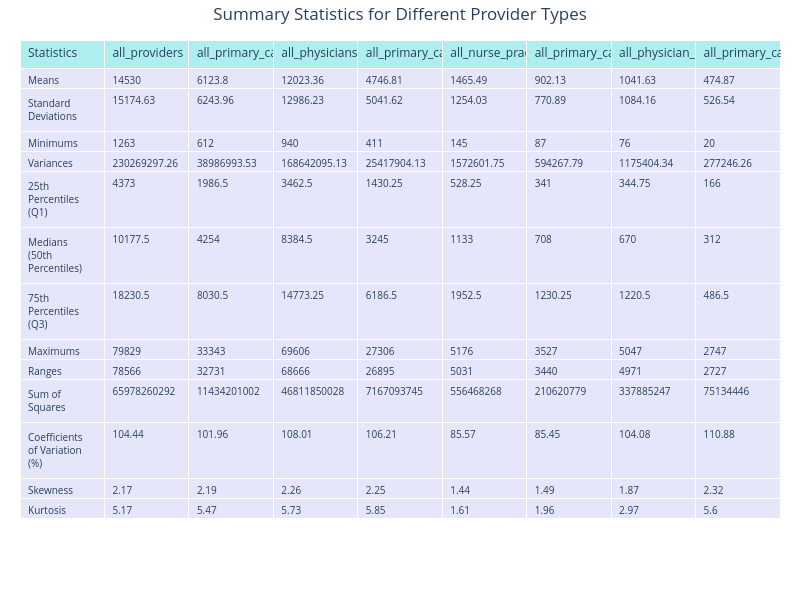

The code cell stored with this chart in its notebook:
### Code cell
import plotly.graph_objects as go
import pandas as pd



# Create a DataFrame from the summary statistics
summary_df = pd.DataFrame(summary_statistics)

# Transpose the DataFrame to switch rows and columns
transposed_df = summary_df.transpose()

# Create the plotly table
fig = go.Figure(data=[go.Table(
    header=dict(
        values=["Statistics", *[col.replace("(", "\n(").replace(")", ")\n") for col in transposed_df.columns]],  # Wrap long header text
        fill_color='paleturquoise', 
        align='left',
        font=dict(size=12)  # Adjust font size for readability
    ),
    cells=dict(
        values=[list(transposed_df.index)] + [transposed_df[col].values for col in transposed_df.columns],
        fill_color='lavender',
        align='left',
        font=dict(size=10)  # Adjust font size for readability
    )
)])

# Update layout for a cleaner look
fig.update_layout(
    title="Summary Statistics for Different Provider Types",
    title_x=0.5,
    width=800,  # Set a fixed width
    height=600,  # Set a fixed height
    margin=dict(l=20, r=20, t=40, b=20)
)

# Show the table
fig.show()

### Figure 1 — Plotly figure (JSON) as saved in the notebook; plotly's stock layout.template omitted (floating-point values rounded to 4 significant figures)
{"data": [{"cells": {"align": "left", "fill": {"color": "lavender"}, "font": {"size": 10}, "values": [["Means", "Standard Deviations", "Minimums", "Variances", "25th Percentiles (Q1)", "Medians (50th Percentiles)", "75th Percentiles (Q3)", "Maximums", "Ranges", "Sum of Squares", "Coefficients of Variation (%)", "Skewness", "Kurtosis"], [14530, 15170.0, 1263, 230300000.0, 4373, 10180.0, 18230.0, 79829, 78566, 65978260292, 104.4, 2.17, 5.17], [6124.0, 6244.0, 612, 38990000.0, 1986.0, 4254, 8030.0, 33343, 32731, 11434201002, 102.0, 2.19, 5.47], [12020.0, 12990.0, 940, 168600000.0, 3462.0, 8384.0, 14770.0, 69606, 68666, 46811850028, 108.0, 2.26, 5.73], [4747.0, 5042.0, 411, 25420000.0, 1430.0, 3245, 6186.0, 27306, 26895, 7167093745, 106.2, 2.25, 5.85], [1465.0, 1254.0, 145, 1573000.0, 528.2, 1133, 1952.0, 5176, 5031, 556468268, 85.57, 1.44, 1.61], [902.1, 770.9, 87, 594300.0, 341, 708, 1230.0, 3527, 3440, 210620779, 85.45, 1.49, 1.96], [1042.0, 1084.0, 76, 1175000.0, 344.8, 670, 1220.0, 5047, 4971, 337885247, 104.1, 1.87, 2.97], [474.9, 526.5, 20, 277200.0, 166, 312, 486.5, 2747, 2727, 75134446, 110.9, 2.32, 5.6]]}, "header": {"align": "left", "fill": {"color": "paleturquoise"}, "font": {"size": 12}, "values": ["Statistics", "all_providers", "all_primary_care_providers", "all_physicians", "all_primary_care_physicians", "all_nurse_practitioners", "all_primary_care_nurse_practitioners", "all_physician_assistants", "all_primary_care_physician_assistants"]}, "type": "table"}], "layout": {"height": 600, "margin": {"b": 20, "l": 20, "r": 20, "t": 40}, "title": {"text": "Summary Statistics for Different Provider Types", "x": 0.5}, "width": 800}}
